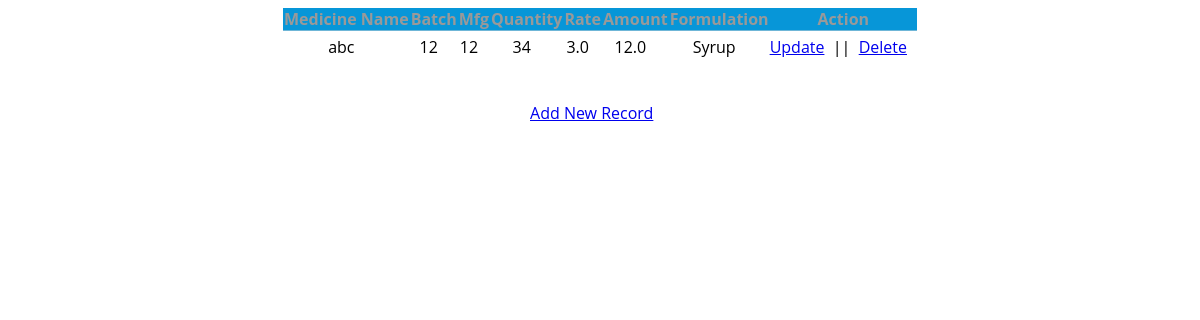
Page /med/show/ on the committed database.
### med/models.py (models this page shows, shortened)
class Medicine(models.Model):
    chemist = models.ForeignKey(ChemistRegister,on_delete=models.CASCADE,default='')
    m_name=models.CharField(max_length=50)
    batch=models.CharField(max_length=30)
    mfg=models.CharField(max_length=30)
    quantity=models.IntegerField()
    rate=models.FloatField()
    amount=models.FloatField()
    formulation_CHOICES = [
    ('Syrup', 'Syrup'),
    ('Tablet', 'Tablet'),
    ('Injection', 'Injection'),
]
    formulation=models.CharField(max_length=150,choices=formulation_CHOICES)

### med/views.py (the view)
# urls.py: path('show/',views.show1,name='show'),
def show1(request):
    abc=Medicine.objects.all()
    return render(request,"show.html",{'a': abc})

### med/templates/show.html (shortened to what this page needs)
{% load static %}
<!DOCTYPE html>
<html lang="en">
<head>
    <link rel="stylesheet" type="text/css" href="{% static 'css/style.css' %}">
</head>
<body>
<center>
<table class="table table-striped table-bordered table-sm">
    <thead class="thead-dark">
    <tr>
        <th><center>Medicine Name</center></th>
        <th><center>Batch</center></th>
        <th><center>Mfg</center></th>
        <th><center>Quantity</center></th>
        <th><center>Rate</center></th>
        <th><center>Amount</center></th>
        <th><center>Formulation</center></th>
        <th><center>Action</center></th>
    </tr>
    </thead>
    <tbody>
{% for medi in a %}
    <tr>
        <td><center>{{ medi.m_name }}</center></td>
        <td><center>{{ medi.batch }}</center></td>
        <td><center>{{ medi.mfg }}</center></td>
        <td><center>{{ medi.quantity }}</center></td>
        <td><center>{{ medi.rate }}</center></td>
        <td><center>{{ medi.amount }}</center></td>
        <td><center>{{ medi.formulation}}</center></td>
        <td>
            <a href="/med/update/{{ medi.id }}"><span class="glyphicon glyphicon-pencil" ><center>Update</span></a>&nbsp;&nbsp;||&nbsp;
            <a href="/med/delete/{{ medi.id }}">Delete</center></a>
{% endfor %}
<br>
<br>
<center><a href="{% url 'med:add' %}" class="btn btn-primary">Add New Record</a>&nbsp;&nbsp;&nbsp;&nbsp;</center>
</body>
</html>

### Chemist_Master/static/css/style.css (style rules this page uses)
body { font-family: 'Open Sans', sans-serif; line-height: 20px; color: #999999; font-size: 300; font-size: 16px; }
table { border-collapse: collapse; border-spacing: 0; }
a, a:hover, a:focus, a:active { outline: none; }
td { border: 0px solid #ededed; border-top: 1px solid rgba(216, 216, 216, 0.5); padding: 6px 10px 6px 0; }

### med/templates/show.html (style rules this page uses)
th { background-color: rgb(7, 150, 216); }
td { color: black; }

### rows in the picture
Medicine: m_name "abc", batch "12", mfg "12", quantity "34", rate "3.0", amount "12.0", formulation "Syrup"
